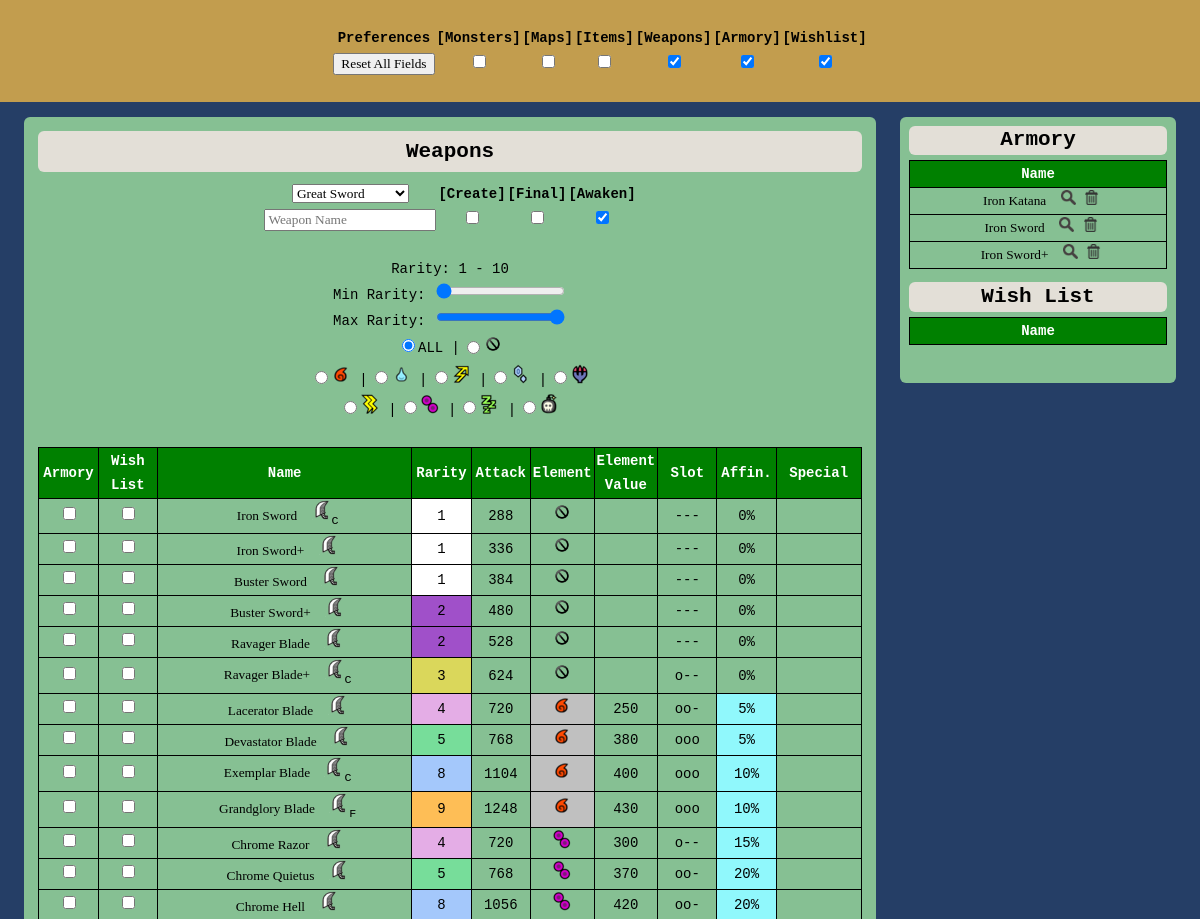
Before: / (upper part) with the older database file.
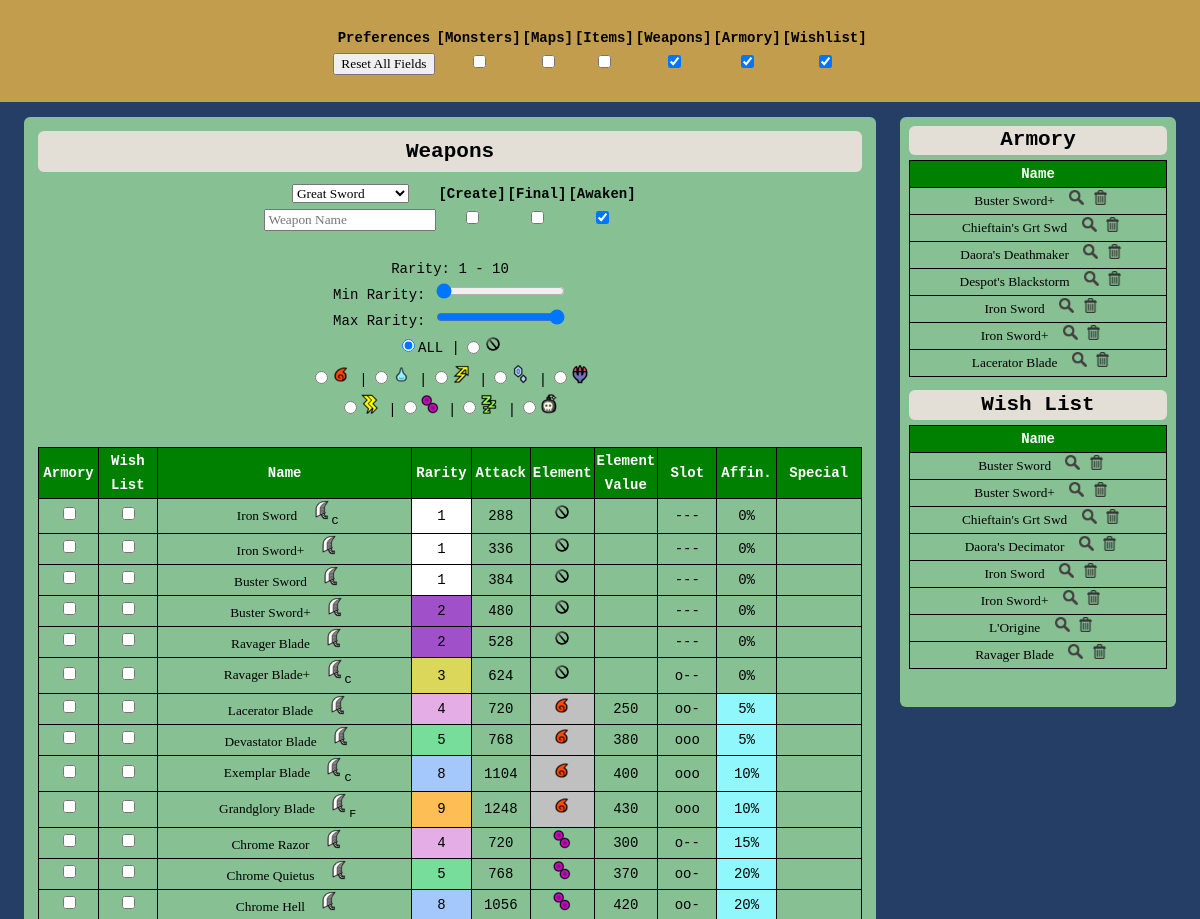
After: the same page with the newer database file.
### tables this page shows
CREATE TABLE IF NOT EXISTS `weapondata` (
  `id` int(5) NOT NULL,
  `parentId` int(5) NOT NULL,
  `weaponTypeId` int(5) NOT NULL,
  `name` varchar(80) NOT NULL,
  `attack` int(5) NOT NULL,
  `element` varchar(3) NOT NULL,
  `elementValue` int(5) DEFAULT NULL,
  `created` int(1) NOT NULL,
  `final` int(1) NOT NULL,
  `slot` int(1) NOT NULL,
  `rare` int(2) NOT NULL,
  `affinity` decimal(2,2) NOT NULL,
  `defense` int(3) DEFAULT NULL,
  `special` varchar(40) DEFAULT NULL,
  `awaken` int(1) NOT NULL,
  `red` int(3) NOT NULL,
  `orange` int(3) NOT NULL,
  `yellow` int(3) NOT NULL,
  `green` int(3) NOT NULL,
  `blue` int(3) NOT NULL,
  `white` int(3) NOT NULL,
  `purple` int(3) NOT NULL,
  `redPlus` int(3) NOT NULL,
  `orangePlus` int(3) NOT NULL,
  `yellowPlus` int(3) NOT NULL,
  `greenPlus` int(3) NOT NULL,
  `bluePlus` int(3) NOT NULL,
  `whitePlus` int(3) NOT NULL,
  `purplePlus` int(3) NOT NULL,
  `own` int(1) NOT NULL,
  `hierarchy` varchar(3000) NOT NULL,
  PRIMARY KEY (`id`)
);

CREATE TABLE IF NOT EXISTS `armory` (
  `id` int(5) NOT NULL,
  `name` varchar(80) NOT NULL,
  PRIMARY KEY (`id`),
  UNIQUE KEY `id` (`id`),
  UNIQUE KEY `name` (`name`)
);

CREATE TABLE IF NOT EXISTS `wishlist` (
  `id` int(5) NOT NULL,
  `name` varchar(80) NOT NULL,
  PRIMARY KEY (`id`),
  UNIQUE KEY `id` (`id`),
  UNIQUE KEY `name` (`name`)
);

### index.php (the view, shortened to what the rows shown need)
<!doctype html>
<html>
<head>
    <link rel="stylesheet" type="text/css" href="assets/stylesheets/main.css">
</head>
<body>
    <form method=POST name="form">
        <?php
            require_once('db_connect.php');
            if(isset($_POST['postCheck'])) {
                if($_POST['armoryShow']==1){ $armoryShowCheck='checked';
                } else { $armoryShowCheck='';}
                if($_POST['wishlistShow']==1){ $wishlistShowCheck='checked';
                } else { $wishlistShowCheck='';}
                if(isset($_POST['weaponPath'])){
                    $weaponPath=$_POST['weaponPath'];
                } else {
                    $weaponPath=null;
                }
                if($_POST['mapShow']==1){ $mapCheck='checked';
                } else { $mapCheck='';}
                $area=$_POST['area'];
                if($_POST['monsterShow']==1) {$monsterCheck='checked';
                    if(isset($_POST['monster'])){$monster=$_POST['monster'];
                    } else{$monster=1;}
                } else {$monsterCheck='';}
                if($_POST['itemShow']==1) {$itemCheck='checked';
                } else {$itemCheck='';}
                $itemName=$_POST['itemName'];
                if($_POST['createShow']==1){ $createCheck='checked'; $createFilter=1;
                } else { $createCheck=''; $createFilter=0;}
                if($_POST['finalShow']==1){ $finalCheck='checked'; $finalFilter=1;
                } else { $finalCheck=''; $finalFilter=0;}
                if($_POST['awakenShow']==1){ $awakenCheck='checked'; $awakenFilter=1;
                } else { $awakenCheck=''; $awakenFilter=0;}
                if($_POST['weaponShow']==1) {$weaponCheck='checked';
                } else {$weaponCheck='';}
                if(isset($_POST['searchClick'])){
                    $weaponSearch=str_replace('\'','&#39;',$_POST['searchClick']);
                } else {$weaponSearch=str_replace('\'','&#39;',$_POST['weaponName']);}
                if(isset($_POST['wishDelete'])){
                    $wishDelete=str_replace('\'','&#39;',$_POST['wishDelete']);
                    $sql = "DELETE FROM wishlist
                            WHERE name like '$wishDelete'";
                    $resultWishDelete = mysqli_query($mysqli,$sql) or die(mysqli_error($mysqli) . '; wish delete error');
                }
                if(isset($_POST['armoryDelete'])){
                    $armoryDelete=str_replace('\'','&#39;',$_POST['armoryDelete']);
                    $sql = "DELETE FROM armory
                            WHERE name like '$armoryDelete'";
                    $resultArmoryDelete = mysqli_query($mysqli,$sql) or die(mysqli_error($mysqli) . '; wish delete error');
                }
                if(isset($_POST['weaponImage'])) {
                    $weaponType=$_POST['weaponImage'];
                } else {$weaponType=$_POST['weaponType'];
                }
                if(isset($_POST['minRaritySelect'])) {
                    $minRaritySelect=$_POST['minRaritySelect'];
                    $maxRaritySelect=$_POST['maxRaritySelect'];
                } else {
                    $minRaritySelect=1;
                    $maxRaritySelect=10;
                }
                if(isset($_POST['elementImage'])) {
                    $elemFilter=$_POST['elementImage'];
                } else {
                    $elemFilter=$_POST['elem'];
                }
                switch($elemFilter) {
                    case "%": $allCheck = "checked"; break;
                    case "RAW": $rawCheck = "checked"; break;
                    case "FIR": $firCheck = "checked"; break;
                    case "WAT": $watCheck = "checked"; break;
                    case "THU": $thuCheck = "checked"; break;
                    case "ICE": $iceCheck = "checked"; break;
                    case "DRA": $draCheck = "checked"; break;
                    case "PAR": $parCheck = "checked"; break;
                    case "POI": $poiCheck = "checked"; break;
                    case "SLE": $sleCheck = "checked"; break;
                    case "BLA": $blaCheck = "checked"; break;
                }
            } else {
                $armoryShowCheck='checked';
                $wishlistShowCheck='checked';
                $createFilter=0;
                $finalFilter=0;
                $awakenFilter=1;
                $weaponCheck='checked';
                $weaponSearch=null;
                $weaponType=1;
                $minRaritySelect=1;
                $maxRaritySelect=10;
                $elemFilter='%';
            }
            echo("<div id='navigation'>");
            echo("<table class='nav'>");
            echo("<tr>
                 <th class='navTdTh'>Preferences</th>
                 <th class='navTdTh'>[Monsters]</th>
                 <th class='navTdTh'>[Maps]</th>
                 <th class='navTdTh'>[Items]</th>
                 <th class='navTdTh'>[Weapons]</th>
                 <th class='navTdTh'>[Armory]</th>
                 <th class='navTdTh'>[Wishlist]</th>
                 </tr>");
            echo("</table>");
            echo("</div>");
            echo("<div id='wrapper'>");
            echo("<div id='section'>");
            if($weaponCheck=='checked'){
                echo ("<H2>Weapons</H2>");
                $sql = "SELECT type, weapontypeid
                        FROM weapon_types
                        ORDER BY weaponTypeId";
                $result=mysqli_query($mysqli, $sql) or die(mysqli_error($mysqli) . '; weapon dropdown error');
                $weaponDropdownString = "<select name='weaponType' onchange='this.form.submit()' value='' >Weapon Type</option>";
                while($row=mysqli_fetch_array($result)){
                    if($row['weapontypeid']==$weaponType){
                        $weaponDropdownString .= "<option value=$row[weapontypeid] selected>$row[type]</option>";
                    } else{
                        $weaponDropdownString .= "<option value=$row[weapontypeid]>$row[type]</option>";
                    }
                }
                $weaponDropdownString .= "</select>";
                echo("<table class='nav'>");
                echo("<tr>
                     <th class='navTdTh'>$weaponDropdownString</th>
                     <th class='navTdTh'>[Create]</th>
                     <th class='navTdTh'>[Final]</th>
                     <th class='navTdTh'>[Awaken]</th>
                     </tr>");
                echo("</table>");
                echo("<br>");
                echo "<br>";
                echo "<br>";
                echo "<br>";
                echo "<br>";
                $weaponSearch=str_replace('\'','&#39;',$weaponSearch);
                $sql = 'SELECT *
                        FROM weapondata
                        WHERE instr(name,"' . $weaponSearch . '")>0
                        AND rare BETWEEN ' . $minRaritySelect . ' AND ' . $maxRaritySelect . '
                        AND element LIKE \'%' . $elemFilter . '%\'
                        AND (' . $createFilter . '=0 OR created=' . $createFilter .')
                        AND (' . $finalFilter . '=0 OR final=' . $finalFilter .')
                        AND (0='.$weaponType.' OR weapontypeid='.$weaponType.')
                        ORDER BY id';
                $result = mysqli_query($mysqli,$sql) or die(mysqli_error($mysqli) . '; weapon table error');
                echo("<table class='data weaponTable'>");
                echo("<tr class='dataTh'>
                     <th style='width: 7%;'>Armory</th>
                     <th style='width: 7%;'>Wish<br>List</th>
                     <th style='width: 30%;'>Name</th>
                     <th style='width: 7%;'>Rarity</th>
                     <th style='width: 7%;'>Attack</th>
                     <th style='width: 7%;'>Element</th>
                     <th style='width: 7%;'>Element Value</th>
                     <th style='width: 7%;'>Slot</th>
                     <th style='width: 7%;'>Affin.</th>
                     <th style='width: 10%;'>Special</th>
                     </tr>");
                while($weaponsRow=mysqli_fetch_array($result))
                {
                    switch($weaponsRow['slot']) {
                        case "0": $slot = "---"; break;
                        case "1": $slot = "o--"; break;
                        case "2": $slot = "oo-"; break;
                        case "3": $slot = "ooo"; break;}
                    if ($weaponsRow['awaken']==1) {$elemBg = '#CGCGCG';
                    } else {$elemBg = null;}
                    if ($weaponsRow['affinity']<0) {$affinityBg = '#FC9097';
                    } elseif($weaponsRow['affinity']>0) {$affinityBg = '#90F8FC';
                    } else {$affinityBg = null;}
                    $affinity=$weaponsRow['affinity']*100;
                    $sql = 'SELECT color
                            FROM rarecolors
                            WHERE rare=' . $weaponsRow['rare'];
                    $colorResult = mysqli_query($mysqli,$sql) or die(mysqli_error($mysqli) . '; color table error');
                    $rareColorsRow=mysqli_fetch_array($colorResult);
                    if ($weaponsRow['created']==1) {$createFlag = '<sub>C</sub>';
                    } else {$createFlag = null;}
                    if ($weaponsRow['final']==1) {$finalFlag = '<sub>F</sub>';
                    } else {$finalFlag = null;}
                    if ($awakenFilter==1){
                        $elemType=$weaponsRow['element'];
                        $elemValue=$weaponsRow['elementValue'];
                    }
                    echo("<tr>");
                    echo
                        "<input type='hidden' value='0' name='own" . $weaponsRow['id'] . "'/>"
                        ."<input type='hidden' value='0' name='wish" . $weaponsRow['id'] . "'/>"
                        ."<td><center><input type='checkbox' value='1' name='own" . $weaponsRow['id'] . "' onchange='this.form.submit()' class='checkbox'/></center>"
                        ."<td><center><input type='checkbox' value='1'  name='wish" . $weaponsRow['id'] . "' onchange='this.form.submit()' class='checkbox'/></center>"
                        .'<td><input type="submit" name="weaponPath" value="'.$weaponsRow['name'].'" class="button" > <input type="image" name="weaponImage" value='.$weaponsRow['weaponTypeId'].' src=assets/resources/weapons/'.$weaponsRow['weaponTypeId'].'.png height="20" width="20">'.$createFlag . $finalFlag
                        ."<td BGCOLOR='$rareColorsRow[color]'><center>$weaponsRow[rare]</center>"
                        ."<td><center>$weaponsRow[attack]</center></td>"
                        ."<td BGCOLOR='$elemBg'><center><input type ='image' name='elementImage' value=$elemType src=assets/resources/elements/$elemType.png height='20' width='20'></center></td>"
                        ."<td><center>$elemValue</center></td>"
                        ."<td><center>$slot</center></td>"
                        ."<td BGCOLOR='$affinityBg'><center>$affinity%</center></td>"
                        ."<td>$weaponsRow[special]</td>"
                        ;
                }
                echo("</table>");
            }
            echo("</div>");
            echo("<div id='aside'>");
            if($armoryShowCheck=='checked'){
                echo ("<H2>Armory</H2>");
                $sql = 'SELECT *
                        FROM armory';
                $armoryTableResult = mysqli_query($mysqli,$sql) or die(mysqli_error($mysqli) . '; armory table error');
                echo("<table class='data wish'>");
                echo("<tr class='dataTh'>
                    <th style='width: 95%;'>Name</th>
                    </tr>");
                while($row=mysqli_fetch_array($armoryTableResult))
                {
                    echo("<tr>");
                    echo '<td><input type="submit" name="weaponPath" value="'.$row['name'].'" class="button" > '
                    . " <input type='image' name='searchClick' onclick = 'this.form.submit()' src=assets/resources/ui/search.png height='15' width='15' value='".$row['name']."'>"
                    . " <input type='image' name='armoryDelete' onclick = 'this.form.submit()' src=assets/resources/ui/delete.png height='15' width='15' value='".$row['name']."'>";
                }
                echo("</table>");
            }
            if($wishlistShowCheck=='checked'){
                echo ("<H2>Wish List</H2>");
                $sql = 'SELECT *
                        FROM wishlist';
                $wishlistTableResult = mysqli_query($mysqli,$sql) or die(mysqli_error($mysqli) . '; wishlist table error');
                echo("<table class='data wish'>");
                echo("<tr class='dataTh'>
                    <th style='width: 95%;'>Name</th>
                    </tr>");
                while($row=mysqli_fetch_array($wishlistTableResult))
                {
                    echo("<tr>");
                    echo '<td><input type="submit" name="weaponPath" value="'.$row['name'].'" class="button" > '
                    . " <input type='image' name='searchClick' onclick = 'this.form.submit()' src=assets/resources/ui/search.png height='15' width='15' value='".$row['name']."'>"
                    . " <input type='image' name='wishDelete' onclick = 'this.form.submit()' src=assets/resources/ui/delete.png height='15' width='15' value='".$row['name']."'>";
                }
                echo("</table>");
            }
            echo("</div>");
            echo("</div>");
        ?>
    </form>
</body>
</html>

Changed rows visible on the page:
removed armory: weaponPath "Iron Katana"
added armory: weaponPath "Buster Sword+"
added armory: weaponPath "Chieftain's Grt Swd"
added armory: weaponPath "Daora's Deathmaker"
added armory: weaponPath "Despot's Blackstorm"
added armory: weaponPath "Lacerator Blade"
added wishlist: weaponPath "Buster Sword"
added wishlist: weaponPath "Buster Sword+"
added wishlist: weaponPath "Chieftain's Grt Swd"
added wishlist: weaponPath "Daora's Decimator"
added wishlist: weaponPath "Iron Sword"
added wishlist: weaponPath "Iron Sword+"
added wishlist: weaponPath "L'Origine"
added wishlist: weaponPath "Ravager Blade"
